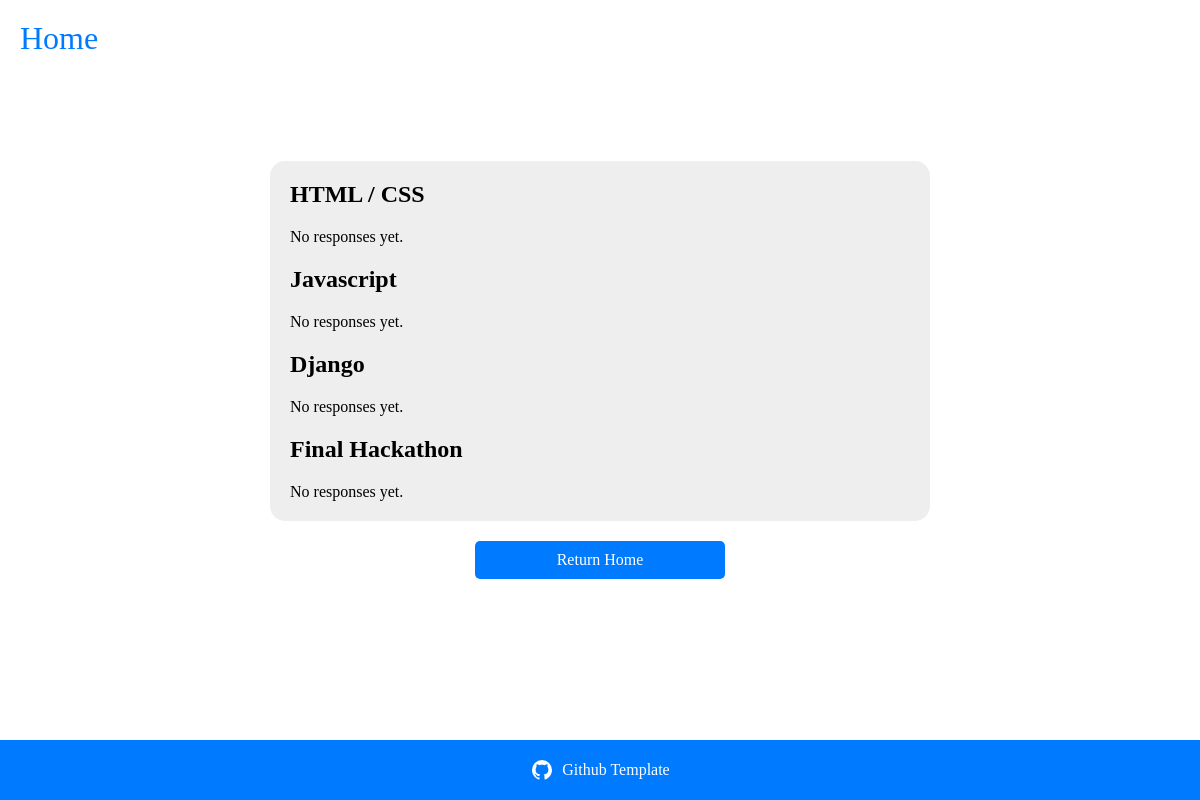
The app's page /responses, older data.
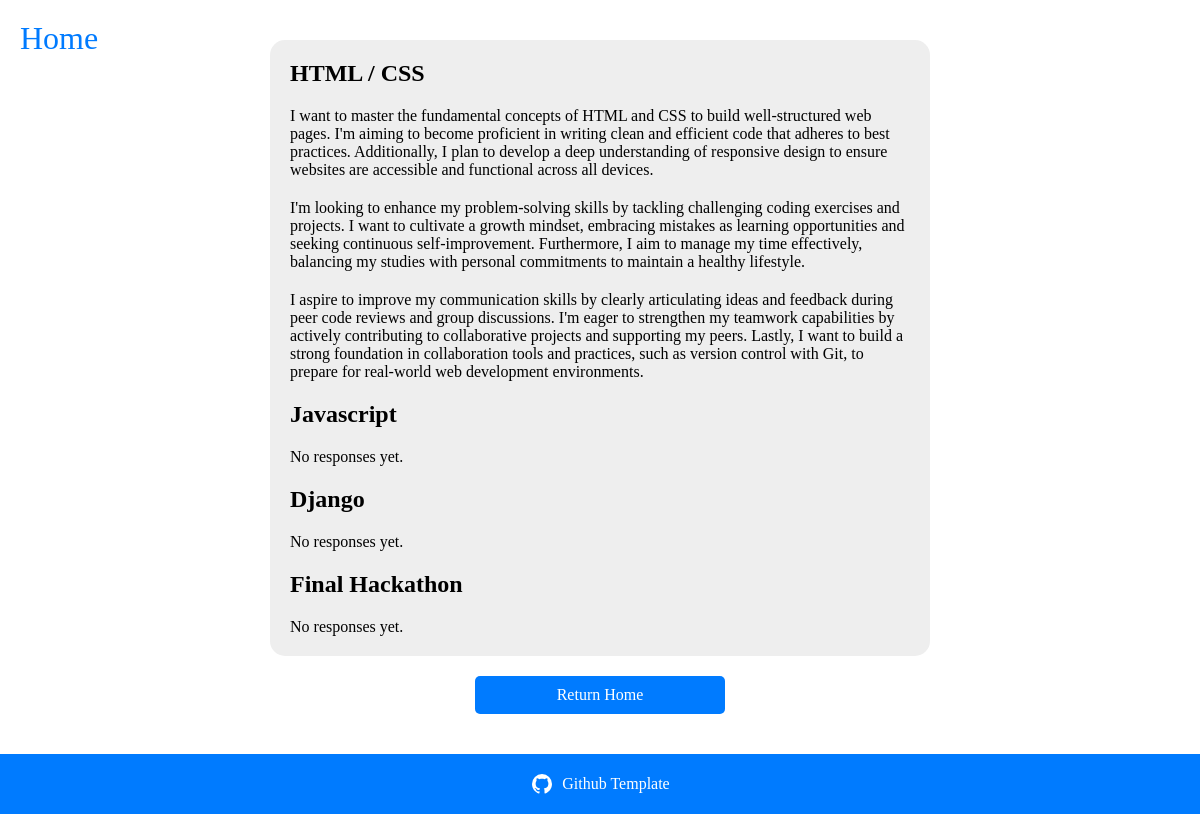
The same page, newer data.
### module/models.py (models this page shows, shortened)
class GoalResponse(models.Model):
    module_number = models.CharField(max_length=51)
    type_of_goal = models.CharField(max_length=51)
    text = models.TextField()

### home/views.py (the view)
# urls.py: path('responses', views.responses, name='responses'),
def responses(request):
    module_one_responses = GoalResponse.objects.filter(module_number='one')
    module_two_responses = GoalResponse.objects.filter(module_number='two')
    module_three_responses = GoalResponse.objects.filter(module_number='three')
    module_four_responses = GoalResponse.objects.filter(module_number='four')
    context = {
        'module_one_responses': module_one_responses,
        'module_two_responses': module_two_responses,
        'module_three_responses': module_three_responses,
        'module_four_responses': module_four_responses,
    }
    return render(request, 'home/responses.html', context)

### home/templates/home/responses.html (shortened to what this page needs)
{% extends "base.html" %}
{% load static %}
{% block extra_css %}
    <link rel="stylesheet" href="{% static 'css/home.css' %}">
{% endblock %}
{% block content %}
<section class="home-section container-col">
    <div class="responses-container container-col">
        <h2>HTML / CSS</h2>
        {% if module_one_responses %}
            {% for r in module_one_responses %}
                <p>{{ r.text }}</p>
            {% endfor %}
        {% else %}
            <p>No responses yet.</p>
        {% endif %}
        <h2>Javascript</h2>
        {% if module_two_responses %}
            {% for r in module_two_responses %}
                <p>{{ r.text }}</p>
            {% endfor %}
        {% else %}
            <p>No responses yet.</p>
        {% endif %}
        <h2>Django</h2>
        {% if module_three_responses %}
            {% for r in module_three_responses %}
                <p>{{ r.text }}</p>
            {% endfor %}
        {% else %}
            <p>No responses yet.</p>
        {% endif %}
        <h2>Final Hackathon</h2>
        {% if module_four_responses %}
            {% for r in module_four_responses %}
                <p>{{ r.text }}</p>
            {% endfor %}
        {% else %}
            <p>No responses yet.</p>
        {% endif %}
    </div>
    <a href="{% url 'home' %}" class="btn">Return Home</a>
</section>
{% endblock %}

### templates/base.html (shortened to what this page needs)
{% load static %}
<!doctype html>
<html lang="en">
  <head>
    {% block corecss %}
    <link rel="stylesheet" href="{% static 'css/base.css' %}">
    {% endblock %}
    {% block extra_css %}
    {% endblock %}
  </head>
  <body>
    <header class="header">
      <a href="{% url 'home' %}">Home</a>
    </header>
    {% block content %}
    {% endblock %}
    <footer class="footer container-col">
        <a href="https://github.com/dillon-mccaffrey-ci/STUDENT_GOALS_TEMPLATE" class="footer-link" target="_blank">
          <span class="footer-text">Github Template</span>
        </a>
    </footer>
  </body>
</html>

### static/css/base.css (style rules this page uses)
* { margin: 0; padding: 0; box-sizing: border-box; }
body { display: flex; justify-content: center; align-items: center; flex-direction: column; }
.header { position: fixed; left: 20px; top: 20px; }
.header a { font-size: 2rem; text-decoration: none; color: #007bff; }
h2 { font-size: 2rem; }
.icon { width: 24px; height: 24px; }
.footer { width: 100%; height: 60px; background-color: #007bff; }
.footer a { color: #fff; text-decoration: none; display: flex; justify-content: center; align-items: center; gap: 8px; }
.container-col { display: flex; justify-content: center; align-items: center; flex-direction: column; }
.btn { display: inline-block; padding: 10px 20px; font-size: 16px; color: #fff; background-color: #007bff; border: none; border-radius: 5px; text-decoration: none; text-align: center; transition: background-color 0.3s ease; min-width: 250px; }

### home/static/css/home.css (style rules this page uses)
.home-section { gap: 20px; min-height: calc(100vh - 60px); padding: 40px 0; }
.home-section h2 { font-size: 24px; }
.responses-container { width: 660px; border-radius: 15px; padding: 20px; background-color: #eeeeee; gap: 20px; align-items: flex-start; }

Row changes from the older to the newer data that the page shows:
added GoalResponse: text "I want to master the fundamental concepts of HTML and CSS to build well-structured web pages. I'm aiming to become proficient in writing clean and efficient code that adheres to best practices. Additionally, I plan to develop a deep understanding of responsive design to ensure websites are accessible and functional across all devices."
added GoalResponse: text "I'm looking to enhance my problem-solving skills by tackling challenging coding exercises and projects. I want to cultivate a growth mindset, embracing mistakes as learning opportunities and seeking continuous self-improvement. Furthermore, I aim to manage my time effectively, balancing my studies with personal commitments to maintain a healthy lifestyle."
added GoalResponse: text "I aspire to improve my communication skills by clearly articulating ideas and feedback during peer code reviews and group discussions. I'm eager to strengthen my teamwork capabilities by actively contributing to collaborative projects and supporting my peers. Lastly, I want to build a strong foundation in collaboration tools and practices, such as version control with Git, to prepare for real-world web development environments."
Text that changed along with them:
text no longer shown: "No responses yet."
